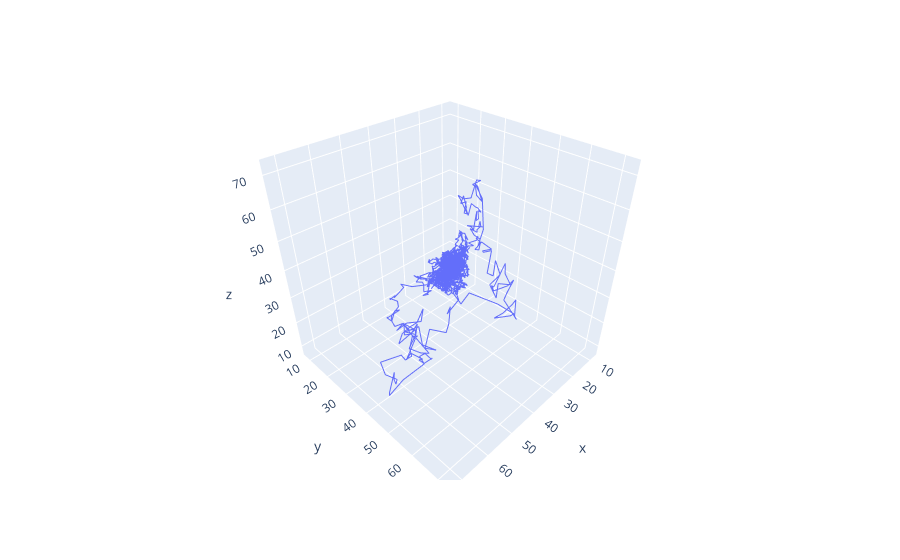

Notebook source saved alongside this figure:
### Code cell
fig = px.line_3d(pd.DataFrame(phase_traj_custom, columns=['x', 'y', 'z']), x="x", y="y", z="z")

fig.show()

### Figure 1 — Plotly figure (JSON) as saved in the notebook; plotly's stock layout.template omitted (floating-point values rounded to 4 significant figures; data arrays with more than 128 entries replaced by an {"elided": "..."} marker saying what was removed)
{"data": [{"hovertemplate": "x=%{x}<br>y=%{y}<br>z=%{z}<extra></extra>", "legendgroup": "", "line": {"color": "#636efa", "dash": "solid"}, "marker": {"symbol": "circle"}, "mode": "lines", "name": "", "scene": "scene", "showlegend": false, "type": "scatter3d", "x": {"elided": "3093 float values"}, "y": {"elided": "3093 float values"}, "z": {"elided": "3093 float values"}}], "layout": {"legend": {"tracegroupgap": 0}, "margin": {"t": 60}, "scene": {"domain": {"x": [0, 1], "y": [0, 1]}, "xaxis": {"title": {"text": "x"}}, "yaxis": {"title": {"text": "y"}}, "zaxis": {"title": {"text": "z"}}}}}
